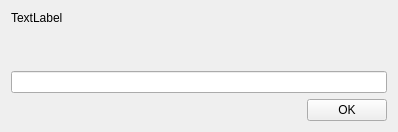
<?xml version="1.0" encoding="UTF-8"?>
<ui version="4.0">
 <class>QtSimpleWidget</class>
 <widget class="QWidget" name="QtSimpleWidget">
  <property name="geometry">
   <rect>
    <x>0</x>
    <y>0</y>
    <width>398</width>
    <height>132</height>
   </rect>
  </property>
  <property name="sizePolicy">
   <sizepolicy hsizetype="Preferred" vsizetype="Maximum">
    <horstretch>0</horstretch>
    <verstretch>0</verstretch>
   </sizepolicy>
  </property>
  <property name="windowTitle">
   <string>Form</string>
  </property>
  <layout class="QVBoxLayout" name="verticalLayout">
   <item>
    <widget class="QLabel" name="question_txt">
     <property name="text">
      <string>TextLabel</string>
     </property>
     <property name="wordWrap">
      <bool>true</bool>
     </property>
    </widget>
   </item>
   <item>
    <spacer name="verticalSpacer">
     <property name="orientation">
      <enum>Qt::Vertical</enum>
     </property>
     <property name="sizeHint" stdset="0">
      <size>
       <width>20</width>
       <height>40</height>
      </size>
     </property>
    </spacer>
   </item>
   <item>
    <widget class="QLineEdit" name="user_answer"/>
   </item>
   <item>
    <layout class="QHBoxLayout" name="horizontalLayout">
     <item>
      <spacer name="horizontalSpacer">
       <property name="orientation">
        <enum>Qt::Horizontal</enum>
       </property>
       <property name="sizeHint" stdset="0">
        <size>
         <width>40</width>
         <height>20</height>
        </size>
       </property>
      </spacer>
     </item>
     <item>
      <widget class="QPushButton" name="ok_btn">
       <property name="text">
        <string>OK</string>
       </property>
      </widget>
     </item>
    </layout>
   </item>
  </layout>
 </widget>
 <resources/>
 <connections/>
</ui>
